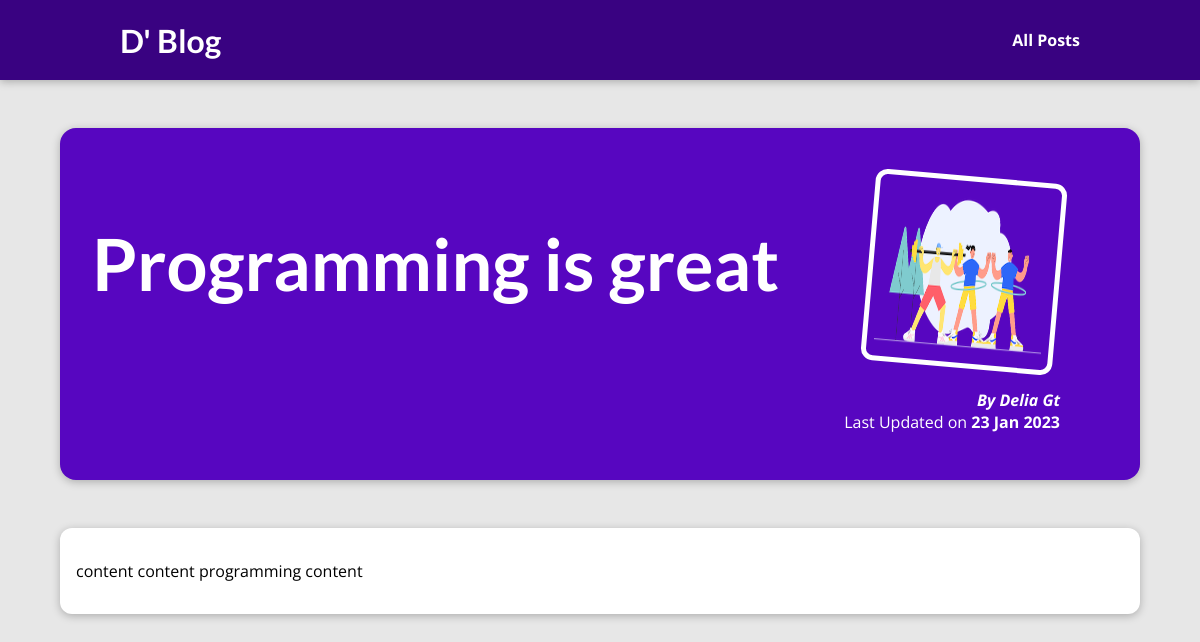
Page /posts/programming-is-fun on the committed database.
### blog/models.py (models this page shows)
class Post(models.Model):
    title = models.CharField(max_length=100)
    excerpt = models.CharField(max_length=300) # TextField
    image_name= models.CharField(max_length=100) # ImageField , ImageField.height_field, ImageField.width_field
    date = models.DateField(auto_now=True)
    slug = models.SlugField(unique=True, db_index=True)
    content = models.TextField(validators=[MinLengthValidator(10)])
    author = models.ForeignKey(Author, on_delete=models.SET_NULL, null=True, related_name="posts")
    tag = models.ManyToManyField(Tag)

class Author(models.Model):
    first_name = models.CharField(max_length=50)
    last_name = models.CharField(max_length=80)
    email = models.EmailField(max_length=100)
    def full_name(self):
        return f"{self.first_name} {self.last_name}"
    def __str__(self):
        return self.full_name()

### blog/views.py (the view)
# urls.py: path("posts/<slug:slug>", views.post_detail, name="post-detail-page") # /post/my-first-post
def post_detail(request, slug):
    identified_post =get_object_or_404(Post, slug=slug)
    return render(request, "blog/post-detail.html", {"post": identified_post})

### blog/templates/blog/post-detail.html (shortened to what this page needs)
{% extends "base.html" %}
{% load static %}
{% block css_files %}
    <link rel="stylesheet" href="{% static "blog/detail-post.css" %}" />
{% endblock %}
{% block content %}
    <section id="summary">
        <h2>{{ post.title }}</h2>
        <article>
            <img src="{% static "blog/images/"|add:post.image_name %}" alt="{{ post.title }}" />
            <address>By {{ post.author|title }}</address>
            <div>
                Last Updated on <time>{{ post.date|date:"d M Y" }}</time>
            </div>
        </article>
    </section>
    <main>
        <p>
         {{ post.content|linebreaks }}
        </p>
    </main>
{% endblock %}

### static/app.css (style rules this page uses)
* { box-sizing: border-box; }
html { font-family: 'Open Sans', 'Lato', sans-serif; }
body { margin: 0; }
h1, h2, h3 { font-family: 'Lato', sans-serif; font-weight: bold; }

### blog/static/blog/detail-post.css (style rules this page uses)
body { background-color: #e7e7e7; }
#summary { margin: 8rem auto 3rem auto; padding: 2rem; width: 90%; max-width: 90rem; border-radius: 16px; background-color: #5706c0; position: relative; box-shadow: 0 2px 8px rgba(0, 0, 0, 0.25); height: 22rem; }
#summary h2 { color: white; font-size: 4.5rem; }
#summary article { position: absolute; top: 2rem; right: 3rem; padding: 1rem 2rem; border-radius: 12px; text-align: right; color: white; }
#summary article img { width: 12rem; height: 12rem; border-radius: 12px; transform: rotateZ(5deg); border: 5px solid white; margin-bottom: 1rem; }
#summary address { font-weight: bold; }
#summary time { font-weight: bold; }
main { width: 90%; max-width: 90rem; margin: 3rem auto; background-color: white; padding: 1rem; border-radius: 12px; box-shadow: 0 2px 8px rgba(0, 0, 0, 0.25); }

### rows in the picture
Post: title "Programming is great", image_name (picture), author "Delia Gt", date "23 Jan 2023", content "content content programming content"
